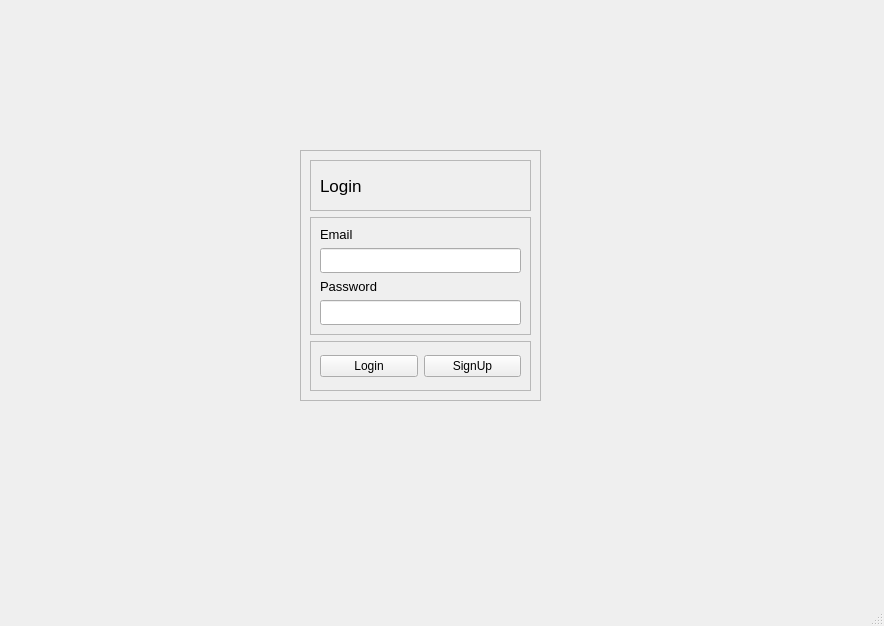
<?xml version="1.0" encoding="UTF-8"?>
<ui version="4.0">
 <class>MainWindow</class>
 <widget class="QMainWindow" name="MainWindow">
  <property name="geometry">
   <rect>
    <x>0</x>
    <y>0</y>
    <width>884</width>
    <height>626</height>
   </rect>
  </property>
  <property name="windowTitle">
   <string>MainWindow</string>
  </property>
  <widget class="QWidget" name="centralwidget">
   <widget class="QFrame" name="frame_4">
    <property name="geometry">
     <rect>
      <x>300</x>
      <y>150</y>
      <width>241</width>
      <height>251</height>
     </rect>
    </property>
    <property name="frameShape">
     <enum>QFrame::StyledPanel</enum>
    </property>
    <property name="frameShadow">
     <enum>QFrame::Raised</enum>
    </property>
    <layout class="QVBoxLayout" name="verticalLayout_3">
     <item>
      <widget class="QFrame" name="frame">
       <property name="frameShape">
        <enum>QFrame::StyledPanel</enum>
       </property>
       <property name="frameShadow">
        <enum>QFrame::Raised</enum>
       </property>
       <layout class="QVBoxLayout" name="verticalLayout_2">
        <item>
         <widget class="QLabel" name="LoginStatus">
          <property name="font">
           <font>
            <pointsize>13</pointsize>
           </font>
          </property>
          <property name="text">
           <string>Login</string>
          </property>
         </widget>
        </item>
       </layout>
      </widget>
     </item>
     <item>
      <widget class="QFrame" name="frame_2">
       <property name="frameShape">
        <enum>QFrame::StyledPanel</enum>
       </property>
       <property name="frameShadow">
        <enum>QFrame::Raised</enum>
       </property>
       <layout class="QVBoxLayout" name="verticalLayout">
        <item>
         <widget class="QLabel" name="email_text">
          <property name="font">
           <font>
            <pointsize>10</pointsize>
           </font>
          </property>
          <property name="text">
           <string>Email</string>
          </property>
         </widget>
        </item>
        <item>
         <widget class="QLineEdit" name="password_input">
          <property name="minimumSize">
           <size>
            <width>0</width>
            <height>25</height>
           </size>
          </property>
          <property name="inputMethodHints">
           <set>Qt::ImhEmailCharactersOnly</set>
          </property>
         </widget>
        </item>
        <item>
         <widget class="QLabel" name="email_input">
          <property name="font">
           <font>
            <pointsize>10</pointsize>
           </font>
          </property>
          <property name="text">
           <string>Password</string>
          </property>
         </widget>
        </item>
        <item>
         <widget class="QLineEdit" name="password_text">
          <property name="minimumSize">
           <size>
            <width>0</width>
            <height>25</height>
           </size>
          </property>
          <property name="inputMethodHints">
           <set>Qt::ImhHiddenText</set>
          </property>
         </widget>
        </item>
       </layout>
      </widget>
     </item>
     <item>
      <widget class="QFrame" name="frame_3">
       <property name="frameShape">
        <enum>QFrame::StyledPanel</enum>
       </property>
       <property name="frameShadow">
        <enum>QFrame::Raised</enum>
       </property>
       <layout class="QHBoxLayout" name="horizontalLayout">
        <item>
         <widget class="QPushButton" name="pushButton">
          <property name="text">
           <string>Login</string>
          </property>
         </widget>
        </item>
        <item>
         <widget class="QPushButton" name="pushButton_2">
          <property name="text">
           <string>SignUp</string>
          </property>
         </widget>
        </item>
       </layout>
      </widget>
     </item>
    </layout>
   </widget>
  </widget>
  <widget class="QStatusBar" name="statusbar"/>
 </widget>
 <resources/>
 <connections/>
</ui>
